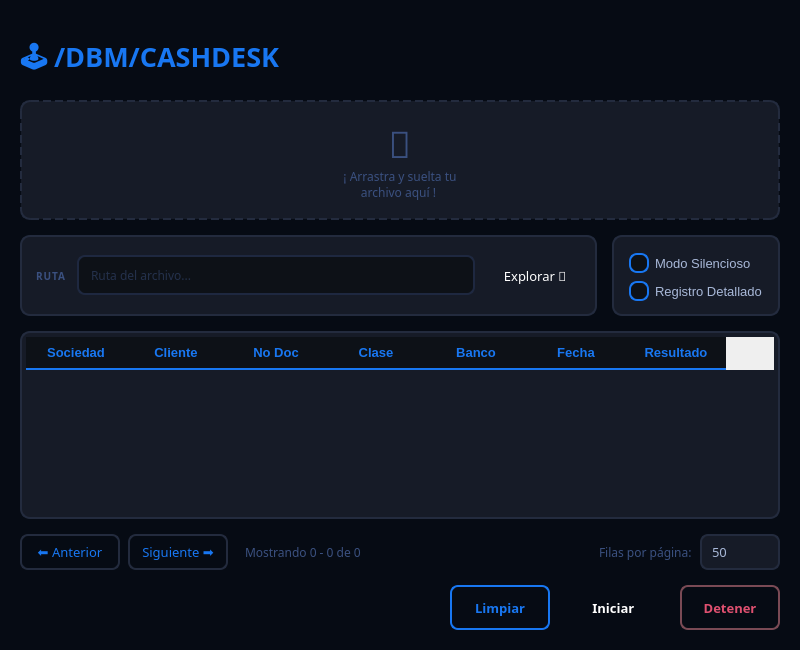
<?xml version="1.0" encoding="UTF-8"?>
<ui version="4.0">
 <class>menu</class>
 <widget class="QMainWindow" name="menu">
  <property name="geometry">
   <rect>
    <x>0</x>
    <y>0</y>
    <width>800</width>
    <height>650</height>
   </rect>
  </property>
  <property name="font">
   <font>
    <family>72</family>
   </font>
  </property>
  <property name="focusPolicy">
   <enum>Qt::FocusPolicy::NoFocus</enum>
  </property>
  <property name="windowTitle">
   <string>Magnus</string>
  </property>
  <property name="windowIcon">
   <iconset>
    <normaloff>../recursos/magnus.ico</normaloff>../recursos/magnus.ico</iconset>
  </property>
  <property name="styleSheet">
   <string notr="true">
/* ═══════════════════════════════════════════════
   GLASSMORPHISM DARK — OPERACIONES
   Base: fondo profundo con capa de &quot;vidrio&quot; encima
   ═══════════════════════════════════════════════ */

QMainWindow, QWidget#centralwidget {
    background-color: #060B14;
    /* Puntos de luz de fondo simulando profundidad */
    background-image:
        radial-gradient(ellipse at 20% 20%, rgba(24,119,242,0.08) 0%, transparent 55%),
        radial-gradient(ellipse at 80% 75%, rgba(7,94,84,0.07) 0%, transparent 55%);
}
   </string>
  </property>
  <widget class="QWidget" name="centralwidget">
   <layout class="QVBoxLayout" name="verticalLayout_main">
    <property name="spacing">
     <number>15</number>
    </property>
    <property name="leftMargin">
     <number>20</number>
    </property>
    <property name="topMargin">
     <number>20</number>
    </property>
    <property name="rightMargin">
     <number>20</number>
    </property>
    <property name="bottomMargin">
     <number>20</number>
    </property>
    <item>
     <widget class="QFrame" name="top_accent">
      <property name="minimumSize">
       <size>
        <width>0</width>
        <height>3</height>
       </size>
      </property>
      <property name="maximumSize">
       <size>
        <width>16777215</width>
        <height>3</height>
       </size>
      </property>
      <property name="styleSheet">
       <string notr="true">
QFrame#top_accent {
    background: qlineargradient(x1:0,y1:0,x2:1,y2:0,
        stop:0   #1877F2,
        stop:0.4 #4FA3F7,
        stop:0.6 #38D9A9,
        stop:1   #075E54);
    border: none;
}
       </string>
      </property>
     </widget>
    </item>
    <item>
     <widget class="QLabel" name="label">
      <property name="font">
       <font>
        <family>72</family>
        <pointsize>12</pointsize>
        <bold>true</bold>
       </font>
      </property>
      <property name="styleSheet">
       <string notr="true">
color: #1877F2;
background: transparent;
border: none;
       </string>
      </property>
      <property name="text">
       <string>&lt;html&gt;&lt;head/&gt;&lt;body&gt;&lt;p&gt;&lt;span style=&quot; font-size:20pt;&quot;&gt;🕹️ /DBM/CASHDESK&lt;/span&gt;&lt;/p&gt;&lt;/body&gt;&lt;/html&gt;</string>
      </property>
     </widget>
    </item>
    <item>
     <widget class="QLabel" name="lbl_dropzone">
      <property name="minimumSize">
       <size>
        <width>0</width>
        <height>120</height>
       </size>
      </property>
      <property name="font">
       <font>
        <family>72</family>
        <pointsize>-1</pointsize>
       </font>
      </property>
      <property name="styleSheet">
       <string notr="true">
QLabel {
    border: 2px dashed #232B3E;
    border-radius: 10px;
    background-color: #161B27;
    color: #3A5080;
    font-size: 12px;
}
QLabel:hover {
    background-color: #1A2236;
    border: 2px dashed #1877F2;
    color: #A8B8D8;
}
       </string>
      </property>
      <property name="text">
       <string>&lt;html&gt;&lt;head/&gt;&lt;body&gt;&lt;p align=&quot;center&quot;&gt;&lt;span style=&quot; font-size:28pt;&quot;&gt;📁&lt;/span&gt;&lt;br/&gt;&lt;span style=&quot; font-size:9pt; color:#3A5080;&quot;&gt;¡ Arrastra y suelta tu &lt;br/&gt;archivo aquí ! &lt;/span&gt;&lt;/p&gt;&lt;/body&gt;&lt;/html&gt;</string>
      </property>
      <property name="alignment">
       <set>Qt::AlignmentFlag::AlignCenter</set>
      </property>
     </widget>
    </item>
    <item>
     <layout class="QHBoxLayout" name="horizontalLayout_middle">
      <property name="spacing">
       <number>15</number>
      </property>
      <item>
       <widget class="QFrame" name="frame">
        <property name="styleSheet">
         <string notr="true">
QFrame#frame {
    background-color: #161B27;
    border-radius: 10px;
    border: 1.5px solid #232B3E;
}
         </string>
        </property>
        <layout class="QHBoxLayout" name="horizontalLayout_frame">
         <property name="spacing">
          <number>10</number>
         </property>
         <property name="leftMargin">
          <number>14</number>
         </property>
         <property name="topMargin">
          <number>10</number>
         </property>
         <property name="rightMargin">
          <number>10</number>
         </property>
         <property name="bottomMargin">
          <number>10</number>
         </property>
         <item>
          <widget class="QLabel" name="label_2">
           <property name="font">
            <font>
             <family>72</family>
             <pointsize>8</pointsize>
             <bold>true</bold>
            </font>
           </property>
           <property name="styleSheet">
            <string notr="true">
color: #3A5080;
font-size: 7.5pt;
font-weight: 700;
letter-spacing: 1px;
background: transparent;
border: none;
            </string>
           </property>
           <property name="text">
            <string>RUTA</string>
           </property>
          </widget>
         </item>
         <item>
          <widget class="QLineEdit" name="txt_ruta_archivo">
           <property name="enabled">
            <bool>false</bool>
           </property>
           <property name="minimumSize">
            <size>
             <width>0</width>
             <height>40</height>
            </size>
           </property>
           <property name="font">
            <font>
             <family>72</family>
            </font>
           </property>
           <property name="styleSheet">
            <string notr="true">
QLineEdit {
    background-color: #0D1117;
    border: 1.5px solid #232B3E;
    border-radius: 8px;
    color: #A8B8D8;
    font-family: &quot;72&quot;;
    padding: 4px 10px;
}
QLineEdit:disabled {
    color: #3A5080;
    border-color: #1E2840;
}
            </string>
           </property>
           <property name="placeholderText">
            <string>Ruta del archivo...</string>
           </property>
          </widget>
         </item>
         <item>
          <widget class="QPushButton" name="btn_select_excel">
           <property name="minimumSize">
            <size>
             <width>100</width>
             <height>45</height>
            </size>
           </property>
           <property name="font">
            <font>
             <family>72</family>
             <pointsize>10</pointsize>
            </font>
           </property>
           <property name="styleSheet">
            <string notr="true">
QPushButton#btn_select_excel {
    background: qlineargradient(x1:0,y1:0,x2:1,y2:0,
        stop:0 #1877F2, stop:1 #3B8FF5);
    color: white;
    border-radius: 8px;
    font-family: &quot;72&quot;;
    font-size: 10pt;
    border: none;
    padding: 6px 12px;
}
QPushButton#btn_select_excel:hover {
    background: qlineargradient(x1:0,y1:0,x2:1,y2:0,
        stop:0 #145DB2, stop:1 #1877F2);
}
QPushButton#btn_select_excel:pressed {
    background-color: #0F4A99;
}
            </string>
           </property>
           <property name="text">
            <string>Explorar 📂</string>
           </property>
          </widget>
         </item>
        </layout>
       </widget>
      </item>
      <item>
       <widget class="QGroupBox" name="groupBox">
        <property name="styleSheet">
         <string notr="true">
QGroupBox#groupBox {
    background-color: #161B27;
    border-radius: 10px;
    border: 1.5px solid #232B3E;
}
         </string>
        </property>
        <layout class="QVBoxLayout" name="verticalLayout_gb">
         <property name="spacing">
          <number>8</number>
         </property>
         <property name="leftMargin">
          <number>14</number>
         </property>
         <property name="topMargin">
          <number>12</number>
         </property>
         <property name="rightMargin">
          <number>14</number>
         </property>
         <property name="bottomMargin">
          <number>12</number>
         </property>
         <item>
          <widget class="QCheckBox" name="chk_mod_silencioso">
           <property name="styleSheet">
            <string notr="true">
QCheckBox#chk_mod_silencioso {
    color: #A8B8D8;
    background-color: transparent;
    font-family: &quot;72&quot;;
    font-size: 10pt;
}
QCheckBox#chk_mod_silencioso::indicator {
    width: 16px;
    height: 16px;
    border-radius: 8px;
    border: 1.5px solid #1877F2;
    background-color: #0D1117;
}
QCheckBox#chk_mod_silencioso::indicator:hover {
    border: 1.5px solid #4FA3F7;
    background-color: #1A2236;
}
QCheckBox#chk_mod_silencioso::indicator:checked {
    background-color: #1877F2;
    border: 1.5px solid #145DB2;
}
QCheckBox#chk_mod_silencioso::indicator:pressed {
    background-color: #145DB2;
}
            </string>
           </property>
           <property name="text">
            <string>Modo Silencioso</string>
           </property>
          </widget>
         </item>
         <item>
          <widget class="QCheckBox" name="chk_reg_detallado">
           <property name="styleSheet">
            <string notr="true">
QCheckBox#chk_reg_detallado {
    color: #A8B8D8;
    background-color: transparent;
    font-family: &quot;72&quot;;
    font-size: 10pt;
}
QCheckBox#chk_reg_detallado::indicator {
    width: 16px;
    height: 16px;
    border-radius: 8px;
    border: 1.5px solid #1877F2;
    background-color: #0D1117;
}
QCheckBox#chk_reg_detallado::indicator:hover {
    border: 1.5px solid #4FA3F7;
    background-color: #1A2236;
}
QCheckBox#chk_reg_detallado::indicator:checked {
    background-color: #1877F2;
    border: 1.5px solid #145DB2;
}
QCheckBox#chk_reg_detallado::indicator:pressed {
    background-color: #145DB2;
}
            </string>
           </property>
           <property name="text">
            <string>Registro Detallado</string>
           </property>
          </widget>
         </item>
        </layout>
       </widget>
      </item>
     </layout>
    </item>
    <item>
     <widget class="QTableWidget" name="tbl_archivo">
      <property name="sizePolicy">
       <sizepolicy hsizetype="Expanding" vsizetype="Expanding">
        <horstretch>0</horstretch>
        <verstretch>0</verstretch>
       </sizepolicy>
      </property>
      <property name="styleSheet">
       <string notr="true">
QTableWidget#tbl_archivo {
    background-color: #161B27;
    color: #A8B8D8;
    font-family: &quot;72&quot;;
    font-size: 13px;
    border: 1.5px solid #232B3E;
    border-radius: 10px;
    padding: 4px;
    gridline-color: #1E2840;
    outline: none;
}
QTableWidget#tbl_archivo::item:selected {
    background-color: #1877F2;
    color: #FFFFFF;
}
QHeaderView::section {
    background-color: #0D1117;
    color: #1877F2;
    font-family: &quot;72&quot;;
    font-size: 13px;
    font-weight: bold;
    border: none;
    border-bottom: 2px solid #1877F2;
    padding: 6px;
}
QTableCornerButton::section {
    background-color: #0D1117;
    border: none;
    border-bottom: 2px solid #1877F2;
}
QHeaderView::section:vertical {
    border-bottom: none;
    border-right: 2px solid #1877F2;
}
QScrollBar:vertical {
    background: #0D1117;
    width: 6px;
    border-radius: 3px;
}
QScrollBar::handle:vertical {
    background: #232B3E;
    border-radius: 3px;
    min-height: 20px;
}
QScrollBar::handle:vertical:hover { background: #1877F2; }
QScrollBar::add-line:vertical,
QScrollBar::sub-line:vertical { height: 0px; }
QScrollBar:horizontal {
    background: #0D1117;
    height: 6px;
    border-radius: 3px;
}
QScrollBar::handle:horizontal {
    background: #232B3E;
    border-radius: 3px;
    min-width: 20px;
}
QScrollBar::handle:horizontal:hover { background: #1877F2; }
QScrollBar::add-line:horizontal,
QScrollBar::sub-line:horizontal { width: 0px; }
       </string>
      </property>
      <column>
       <property name="text">
        <string>Sociedad</string>
       </property>
      </column>
      <column>
       <property name="text">
        <string>Cliente</string>
       </property>
      </column>
      <column>
       <property name="text">
        <string>No Doc</string>
       </property>
      </column>
      <column>
       <property name="text">
        <string>Clase</string>
       </property>
      </column>
      <column>
       <property name="text">
        <string>Banco</string>
       </property>
      </column>
      <column>
       <property name="text">
        <string>Fecha</string>
       </property>
      </column>
      <column>
       <property name="text">
        <string>Resultado</string>
       </property>
      </column>
     </widget>
    </item>
    <item>
     <layout class="QHBoxLayout" name="horizontalLayout_pagination">
      <property name="spacing">
       <number>8</number>
      </property>
      <item>
       <widget class="QPushButton" name="btn_anterior">
        <property name="minimumSize">
         <size>
          <width>100</width>
          <height>36</height>
         </size>
        </property>
        <property name="font">
         <font>
          <family>72</family>
          <pointsize>10</pointsize>
         </font>
        </property>
        <property name="styleSheet">
         <string notr="true">
QPushButton#btn_anterior {
    background-color: transparent;
    color: #1877F2;
    border: 1.5px solid #232B3E;
    border-radius: 8px;
    font-family: &quot;72&quot;;
    font-size: 10pt;
    padding: 4px 12px;
}
QPushButton#btn_anterior:hover {
    background-color: #1A2236;
    border-color: #1877F2;
    color: #4FA3F7;
}
QPushButton#btn_anterior:pressed {
    background-color: #172035;
}
QPushButton#btn_anterior:disabled {
    color: #2A3A5A;
    border-color: #1A2236;
}
         </string>
        </property>
        <property name="text">
         <string>⬅️ Anterior</string>
        </property>
       </widget>
      </item>
      <item>
       <widget class="QPushButton" name="btn_siguiente">
        <property name="minimumSize">
         <size>
          <width>100</width>
          <height>36</height>
         </size>
        </property>
        <property name="font">
         <font>
          <family>72</family>
          <pointsize>10</pointsize>
         </font>
        </property>
        <property name="styleSheet">
         <string notr="true">
QPushButton#btn_siguiente {
    background-color: transparent;
    color: #1877F2;
    border: 1.5px solid #232B3E;
    border-radius: 8px;
    font-family: &quot;72&quot;;
    font-size: 10pt;
    padding: 4px 12px;
}
QPushButton#btn_siguiente:hover {
    background-color: #1A2236;
    border-color: #1877F2;
    color: #4FA3F7;
}
QPushButton#btn_siguiente:pressed {
    background-color: #172035;
}
QPushButton#btn_siguiente:disabled {
    color: #2A3A5A;
    border-color: #1A2236;
}
         </string>
        </property>
        <property name="text">
         <string>Siguiente ➡️</string>
        </property>
       </widget>
      </item>
      <item>
       <widget class="QLabel" name="lbl_paginacion">
        <property name="font">
         <font>
          <family>72</family>
          <pointsize>9</pointsize>
         </font>
        </property>
        <property name="styleSheet">
         <string notr="true">
QLabel#lbl_paginacion {
    color: #3A5080;
    background: transparent;
    border: none;
    font-family: &quot;72&quot;;
    font-size: 9pt;
    padding: 0px 6px;
}
         </string>
        </property>
        <property name="text">
         <string>Mostrando 0 - 0 de 0</string>
        </property>
       </widget>
      </item>
      <item>
       <spacer name="horizontalSpacer_pagination">
        <property name="orientation">
         <enum>Qt::Orientation::Horizontal</enum>
        </property>
        <property name="sizeHint" stdset="0">
         <size>
          <width>40</width>
          <height>20</height>
         </size>
        </property>
       </spacer>
      </item>
      <item>
       <widget class="QLabel" name="lbl_filas_por_pagina">
        <property name="font">
         <font>
          <family>72</family>
          <pointsize>9</pointsize>
         </font>
        </property>
        <property name="styleSheet">
         <string notr="true">
QLabel#lbl_filas_por_pagina {
    color: #3A5080;
    background: transparent;
    border: none;
    font-family: &quot;72&quot;;
    font-size: 9pt;
}
         </string>
        </property>
        <property name="text">
         <string>Filas por página:</string>
        </property>
       </widget>
      </item>
      <item>
       <widget class="QComboBox" name="cmb_filas_por_pagina">
        <property name="minimumSize">
         <size>
          <width>80</width>
          <height>36</height>
         </size>
        </property>
        <property name="font">
         <font>
          <family>72</family>
          <pointsize>10</pointsize>
         </font>
        </property>
        <property name="styleSheet">
         <string notr="true">
QComboBox#cmb_filas_por_pagina {
    background-color: #161B27;
    color: #A8B8D8;
    border: 1.5px solid #232B3E;
    border-radius: 8px;
    font-family: &quot;72&quot;;
    font-size: 10pt;
    padding: 4px 10px;
}
QComboBox#cmb_filas_por_pagina:hover {
    border-color: #1877F2;
}
QComboBox#cmb_filas_por_pagina::drop-down {
    border: none;
    width: 20px;
}
QComboBox#cmb_filas_por_pagina::down-arrow {
    image: none;
    border-left: 4px solid transparent;
    border-right: 4px solid transparent;
    border-top: 5px solid #1877F2;
    width: 0px;
    height: 0px;
}
QComboBox#cmb_filas_por_pagina QAbstractItemView {
    background-color: #161B27;
    color: #A8B8D8;
    border: 1.5px solid #1877F2;
    border-radius: 6px;
    selection-background-color: #1877F2;
    selection-color: #FFFFFF;
}
         </string>
        </property>
        <item>
         <property name="text">
          <string>50</string>
         </property>
        </item>
        <item>
         <property name="text">
          <string>100</string>
         </property>
        </item>
        <item>
         <property name="text">
          <string>500</string>
         </property>
        </item>
       </widget>
      </item>
     </layout>
    </item>
    <item>
     <layout class="QHBoxLayout" name="horizontalLayout_bottom">
      <item>
       <spacer name="horizontalSpacer">
        <property name="orientation">
         <enum>Qt::Orientation::Horizontal</enum>
        </property>
        <property name="sizeHint" stdset="0">
         <size>
          <width>40</width>
          <height>20</height>
         </size>
        </property>
       </spacer>
      </item>
      <item>
       <widget class="QPushButton" name="btn_limpiar">
        <property name="minimumSize">
         <size>
          <width>100</width>
          <height>45</height>
         </size>
        </property>
        <property name="font">
         <font>
          <family>72</family>
          <pointsize>10</pointsize>
          <fontweight>DemiBold</fontweight>
         </font>
        </property>
        <property name="styleSheet">
         <string notr="true">
QPushButton#btn_limpiar {
    background-color: transparent;
    color: #1877F2;
    border: 2px solid #1877F2;
    border-radius: 8px;
    font-family: &quot;72&quot;;
    font-size: 10pt;
    font-weight: 600;
    padding: 6px 12px;
}
QPushButton#btn_limpiar:hover {
    background-color: #1A2236;
    color: #4FA3F7;
    border-color: #4FA3F7;
}
QPushButton#btn_limpiar:pressed {
    background-color: #172035;
    color: #1877F2;
}
         </string>
        </property>
        <property name="text">
         <string>Limpiar</string>
        </property>
       </widget>
      </item>
      <item>
       <widget class="QPushButton" name="btn_iniciar">
        <property name="minimumSize">
         <size>
          <width>100</width>
          <height>45</height>
         </size>
        </property>
        <property name="font">
         <font>
          <family>72</family>
          <pointsize>10</pointsize>
          <fontweight>DemiBold</fontweight>
         </font>
        </property>
        <property name="styleSheet">
         <string notr="true">
QPushButton#btn_iniciar {
    background: qlineargradient(x1:0,y1:0,x2:1,y2:0,
        stop:0 #1877F2, stop:1 #3B8FF5);
    color: white;
    border-radius: 8px;
    font-family: &quot;72&quot;;
    font-size: 10pt;
    font-weight: 600;
    border: none;
    padding: 6px 12px;
}
QPushButton#btn_iniciar:hover {
    background: qlineargradient(x1:0,y1:0,x2:1,y2:0,
        stop:0 #145DB2, stop:1 #1877F2);
}
QPushButton#btn_iniciar:pressed {
    background-color: #0F4A99;
}
         </string>
        </property>
        <property name="text">
         <string>Iniciar </string>
        </property>
       </widget>
      </item>
      <item>
       <widget class="QPushButton" name="btn_detener">
        <property name="minimumSize">
         <size>
          <width>100</width>
          <height>45</height>
         </size>
        </property>
        <property name="font">
         <font>
          <family>72</family>
          <pointsize>10</pointsize>
          <fontweight>DemiBold</fontweight>
         </font>
        </property>
        <property name="styleSheet">
         <string notr="true">
QPushButton#btn_detener {
    background-color: transparent;
    color: #E05070;
    border: 2px solid #7A4A55;
    border-radius: 8px;
    font-family: &quot;72&quot;;
    font-size: 10pt;
    font-weight: 600;
    padding: 6px 12px;
}
QPushButton#btn_detener:hover {
    background-color: #2A1520;
    color: #FF5577;
    border-color: #E05070;
}
QPushButton#btn_detener:pressed {
    background-color: #200F18;
    color: #FF3355;
}
         </string>
        </property>
        <property name="text">
         <string>Detener</string>
        </property>
       </widget>
      </item>
     </layout>
    </item>
   </layout>
  </widget>
 </widget>
 <resources>
  <include location="../recursos/recursos.qrc"/>
 </resources>
 <connections/>
</ui>
